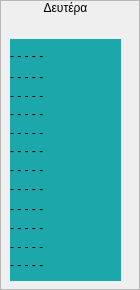
         <widget class="QFrame" name="monday_fm">
          <property name="styleSheet">
           <string notr="true">border-image</string>
          </property>
          <property name="frameShape">
           <enum>QFrame::StyledPanel</enum>
          </property>
          <property name="frameShadow">
           <enum>QFrame::Raised</enum>
          </property>
          <widget class="QLabel" name="title_monday">
           <property name="geometry">
            <rect>
             <x>0</x>
             <y>0</y>
             <width>131</width>
             <height>16</height>
            </rect>
           </property>
           <property name="layoutDirection">
            <enum>Qt::RightToLeft</enum>
           </property>
           <property name="styleSheet">
            <string notr="true">color: &quot;#D9B08C&quot;;</string>
           </property>
           <property name="text">
            <string>Δευτέρα</string>
           </property>
           <property name="alignment">
            <set>Qt::AlignCenter</set>
           </property>
          </widget>
          <widget class="QLabel" name="monday_1600">
           <property name="geometry">
            <rect>
             <x>10</x>
             <y>39</y>
             <width>111</width>
             <height>33</height>
            </rect>
           </property>
           <property name="styleSheet">
            <string notr="true">background-color: rgb(28, 168, 170);</string>
           </property>
           <property name="text">
            <string>- - - - -</string>
           </property>
           <property name="wordWrap">
            <bool>true</bool>
           </property>
          </widget>
          <widget class="QLabel" name="monday_1630">
           <property name="geometry">
            <rect>
             <x>10</x>
             <y>60</y>
             <width>111</width>
             <height>33</height>
            </rect>
           </property>
           <property name="styleSheet">
            <string notr="true">background-color: rgb(28, 168, 170);</string>
           </property>
           <property name="text">
            <string>- - - - -</string>
           </property>
           <property name="wordWrap">
            <bool>true</bool>
           </property>
          </widget>
          <widget class="QLabel" name="monday_1700">
           <property name="geometry">
            <rect>
             <x>10</x>
             <y>79</y>
             <width>111</width>
             <height>33</height>
            </rect>
           </property>
           <property name="styleSheet">
            <string notr="true">background-color: rgb(28, 168, 170);</string>
           </property>
           <property name="text">
            <string>- - - - -</string>
           </property>
           <property name="wordWrap">
            <bool>true</bool>
           </property>
          </widget>
          <widget class="QLabel" name="monday_1730">
           <property name="geometry">
            <rect>
             <x>10</x>
             <y>97</y>
             <width>111</width>
             <height>33</height>
            </rect>
           </property>
           <property name="styleSheet">
            <string notr="true">background-color: rgb(28, 168, 170);</string>
           </property>
           <property name="text">
            <string>- - - - -</string>
           </property>
           <property name="wordWrap">
            <bool>true</bool>
           </property>
          </widget>
          <widget class="QLabel" name="monday_1800">
           <property name="geometry">
            <rect>
             <x>10</x>
             <y>116</y>
             <width>111</width>
             <height>33</height>
            </rect>
           </property>
           <property name="styleSheet">
            <string notr="true">background-color: rgb(28, 168, 170);</string>
           </property>
           <property name="text">
            <string>- - - - -</string>
           </property>
           <property name="wordWrap">
            <bool>true</bool>
           </property>
          </widget>
          <widget class="QLabel" name="monday_1830">
           <property name="geometry">
            <rect>
             <x>10</x>
             <y>134</y>
             <width>111</width>
             <height>33</height>
            </rect>
           </property>
           <property name="styleSheet">
            <string notr="true">background-color: rgb(28, 168, 170);</string>
           </property>
           <property name="text">
            <string>- - - - -</string>
           </property>
           <property name="wordWrap">
            <bool>true</bool>
           </property>
          </widget>
          <widget class="QLabel" name="monday_2030">
           <property name="geometry">
            <rect>
             <x>10</x>
             <y>211</y>
             <width>111</width>
             <height>33</height>
            </rect>
           </property>
           <property name="styleSheet">
            <string notr="true">background-color: rgb(28, 168, 170);</string>
           </property>
           <property name="text">
            <string>- - - - -</string>
           </property>
           <property name="wordWrap">
            <bool>true</bool>
           </property>
          </widget>
          <widget class="QLabel" name="monday_1930">
           <property name="geometry">
            <rect>
             <x>10</x>
             <y>172</y>
             <width>111</width>
             <height>33</height>
            </rect>
           </property>
           <property name="styleSheet">
            <string notr="true">background-color: rgb(28, 168, 170);</string>
           </property>
           <property name="text">
            <string>- - - - -</string>
           </property>
           <property name="wordWrap">
            <bool>true</bool>
           </property>
          </widget>
          <widget class="QLabel" name="monday_2000">
           <property name="geometry">
            <rect>
             <x>10</x>
             <y>192</y>
             <width>111</width>
             <height>33</height>
            </rect>
           </property>
           <property name="styleSheet">
            <string notr="true">background-color: rgb(28, 168, 170);</string>
           </property>
           <property name="text">
            <string>- - - - -</string>
           </property>
           <property name="wordWrap">
            <bool>true</bool>
           </property>
          </widget>
          <widget class="QLabel" name="monday_1900">
           <property name="geometry">
            <rect>
             <x>10</x>
             <y>153</y>
             <width>111</width>
             <height>33</height>
            </rect>
           </property>
           <property name="styleSheet">
            <string notr="true">background-color: rgb(28, 168, 170);</string>
           </property>
           <property name="text">
            <string>- - - - -</string>
           </property>
           <property name="wordWrap">
            <bool>true</bool>
           </property>
          </widget>
          <widget class="QLabel" name="monday_2100">
           <property name="geometry">
            <rect>
             <x>10</x>
             <y>230</y>
             <width>111</width>
             <height>33</height>
            </rect>
           </property>
           <property name="styleSheet">
            <string notr="true">background-color: rgb(28, 168, 170);</string>
           </property>
           <property name="text">
            <string>- - - - -</string>
           </property>
           <property name="wordWrap">
            <bool>true</bool>
           </property>
          </widget>
          <widget class="QLabel" name="monday_2130">
           <property name="geometry">
            <rect>
             <x>10</x>
             <y>248</y>
             <width>111</width>
             <height>33</height>
            </rect>
           </property>
           <property name="styleSheet">
            <string notr="true">background-color: rgb(28, 168, 170);</string>
           </property>
           <property name="text">
            <string>- - - - -</string>
           </property>
           <property name="wordWrap">
            <bool>true</bool>
           </property>
          </widget>
         </widget>
